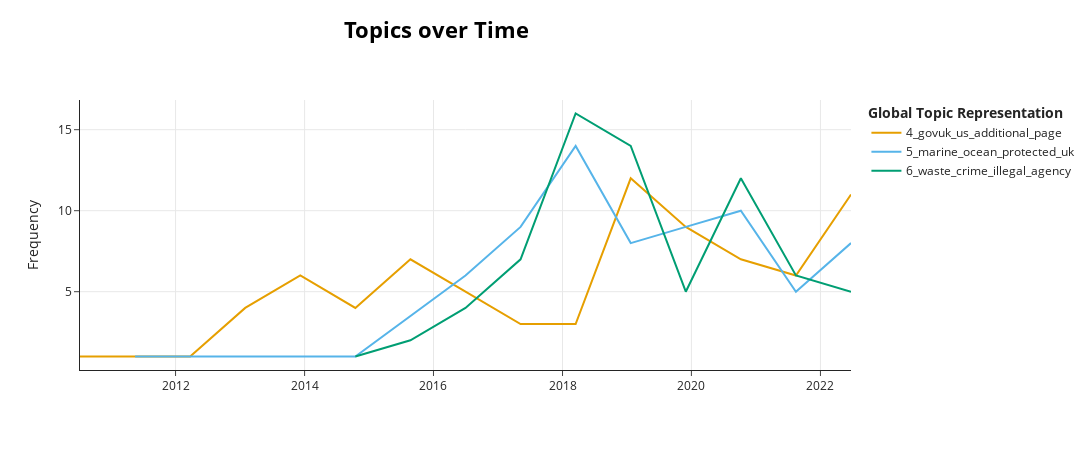

The notebook cell this image was saved under:
### Code cell
topic_model.visualize_topics_over_time(topics_over_time, topics=[4,5,6])

### Figure 1 — Plotly figure (JSON) as saved in the notebook; plotly's stock layout.template omitted (floating-point values rounded to 4 significant figures)
{"data": [{"hoverinfo": "text", "hovertext": ["<b>Topic 4</b><br>Words: herbert, frontline, speculation, superintendent, police", "<b>Topic 4</b><br>Words: hayes, nuclear, generic, john, comment", "<b>Topic 4</b><br>Words: minecraft, ncmp, 2013, os, 286", "<b>Topic 4</b><br>Words: mussel, quagga, space, ukube1, intellectual", "<b>Topic 4</b><br>Words: jehan, weir, mdtf, benson, silk", "<b>Topic 4</b><br>Words: startup, ship, polar, hen, research", "<b>Topic 4</b><br>Words: valparaiso, transport, architecture, chile, euston", "<b>Topic 4</b><br>Words: a417, carriageway, petn, library, highways", "<b>Topic 4</b><br>Words: commonsensing, autonomous, unmanned, interference, resupply", "<b>Topic 4</b><br>Words: cafcass, iom, government, psn, govuk", "<b>Topic 4</b><br>Words: m4, motorway, bridge, danny, facility", "<b>Topic 4</b><br>Words: end, assumption, site, students, state", "<b>Topic 4</b><br>Words: ran, dbs, customer, a66, telecoms", "<b>Topic 4</b><br>Words: children, child, icibi, youth, online"], "marker": {"color": "#E69F00"}, "mode": "lines", "name": "4_govuk_us_additional_page", "type": "scatter", "x": ["2010-07-08T18:00:00", "2012-03-23T15:36:00", "2013-01-29T14:24:00", "2013-12-07T13:12:00", "2014-10-15T12:00:00", "2015-08-23T10:48:00", "2016-06-30T09:36:00", "2017-05-08T08:24:00", "2018-03-16T07:12:00", "2019-01-22T06:00:00", "2019-11-30T04:48:00", "2020-10-07T03:36:00", "2021-08-15T02:24:00", "2022-06-23T01:12:00"], "y": [1, 1, 4, 6, 4, 7, 5, 3, 3, 12, 9, 7, 6, 11]}, {"hoverinfo": "text", "hovertext": ["<b>Topic 5</b><br>Words: mcz, marine, mczs, conservation, evidence", "<b>Topic 5</b><br>Words: galpagos, solaris, tina, hamilton, wwf", "<b>Topic 5</b><br>Words: wall, sea, skegness, promenade, prom", "<b>Topic 5</b><br>Words: marine, noise, ocean, commonwealth, pacific", "<b>Topic 5</b><br>Words: marine, ocean, sea, protected, uk", "<b>Topic 5</b><br>Words: marine, ocean, sea, oceans, protected", "<b>Topic 5</b><br>Words: marine, ocean, protected, uk, blue", "<b>Topic 5</b><br>Words: marine, ocean, protected, areas, conservation", "<b>Topic 5</b><br>Words: marine, ocean, protected, submarine, sea", "<b>Topic 5</b><br>Words: marine, ocean, blue, plastic, world", "<b>Topic 5</b><br>Words: marine, ocean, protected, global, sea"], "marker": {"color": "#56B4E9"}, "mode": "lines", "name": "5_marine_ocean_protected_uk", "type": "scatter", "x": ["2011-05-16T16:48:00", "2013-12-07T13:12:00", "2014-10-15T12:00:00", "2016-06-30T09:36:00", "2017-05-08T08:24:00", "2018-03-16T07:12:00", "2019-01-22T06:00:00", "2019-11-30T04:48:00", "2020-10-07T03:36:00", "2021-08-15T02:24:00", "2022-06-23T01:12:00"], "y": [1, 1, 1, 6, 9, 14, 8, 9, 10, 5, 8]}, {"hoverinfo": "text", "hovertext": ["<b>Topic 6</b><br>Words: crime, laundering, waste, money, bba", "<b>Topic 6</b><br>Words: waste, crime, operators, illegal, legitimate", "<b>Topic 6</b><br>Words: waste, crime, illegal, investigation, dumped", "<b>Topic 6</b><br>Words: waste, crime, illegal, agency, environment", "<b>Topic 6</b><br>Words: waste, crime, illegal, site, illegally", "<b>Topic 6</b><br>Words: waste, crime, carrier, illegal, carriers", "<b>Topic 6</b><br>Words: waste, crime, criminals, illegal, unit", "<b>Topic 6</b><br>Words: waste, crime, illegal, haulage, section", "<b>Topic 6</b><br>Words: waste, offenders, crime, illegal, payback", "<b>Topic 6</b><br>Words: waste, crime, illegal, site, pay"], "marker": {"color": "#009E73"}, "mode": "lines", "name": "6_waste_crime_illegal_agency", "type": "scatter", "x": ["2014-10-15T12:00:00", "2015-08-23T10:48:00", "2016-06-30T09:36:00", "2017-05-08T08:24:00", "2018-03-16T07:12:00", "2019-01-22T06:00:00", "2019-11-30T04:48:00", "2020-10-07T03:36:00", "2021-08-15T02:24:00", "2022-06-23T01:12:00"], "y": [1, 2, 4, 7, 16, 14, 5, 12, 6, 5]}], "layout": {"height": 450, "hoverlabel": {"bgcolor": "white", "font": {"family": "Rockwell", "size": 16}}, "legend": {"title": {"text": "<b>Global Topic Representation"}}, "title": {"font": {"color": "Black", "size": 22}, "text": "<b>Topics over Time</b>", "x": 0.4, "xanchor": "center", "y": 0.95, "yanchor": "top"}, "width": 1250, "xaxis": {"showgrid": true}, "yaxis": {"showgrid": true, "title": {"text": "Frequency"}}}}
